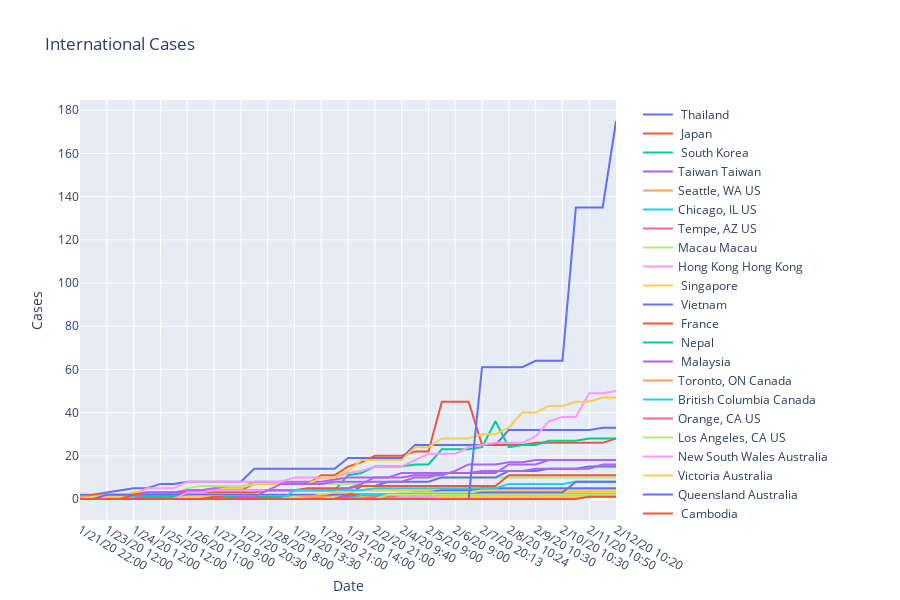

The notebook cell saved with this chart:
### Code cell
import plotly.express as px


fig = px.line(final_df_international,title="International Cases", x="Date", y="Cases", color="name", line_group="name", hover_name="name",render_mode="svg")
fig.for_each_trace(lambda t: t.update(name=t.name.replace("name=", "")))
fig.show()
